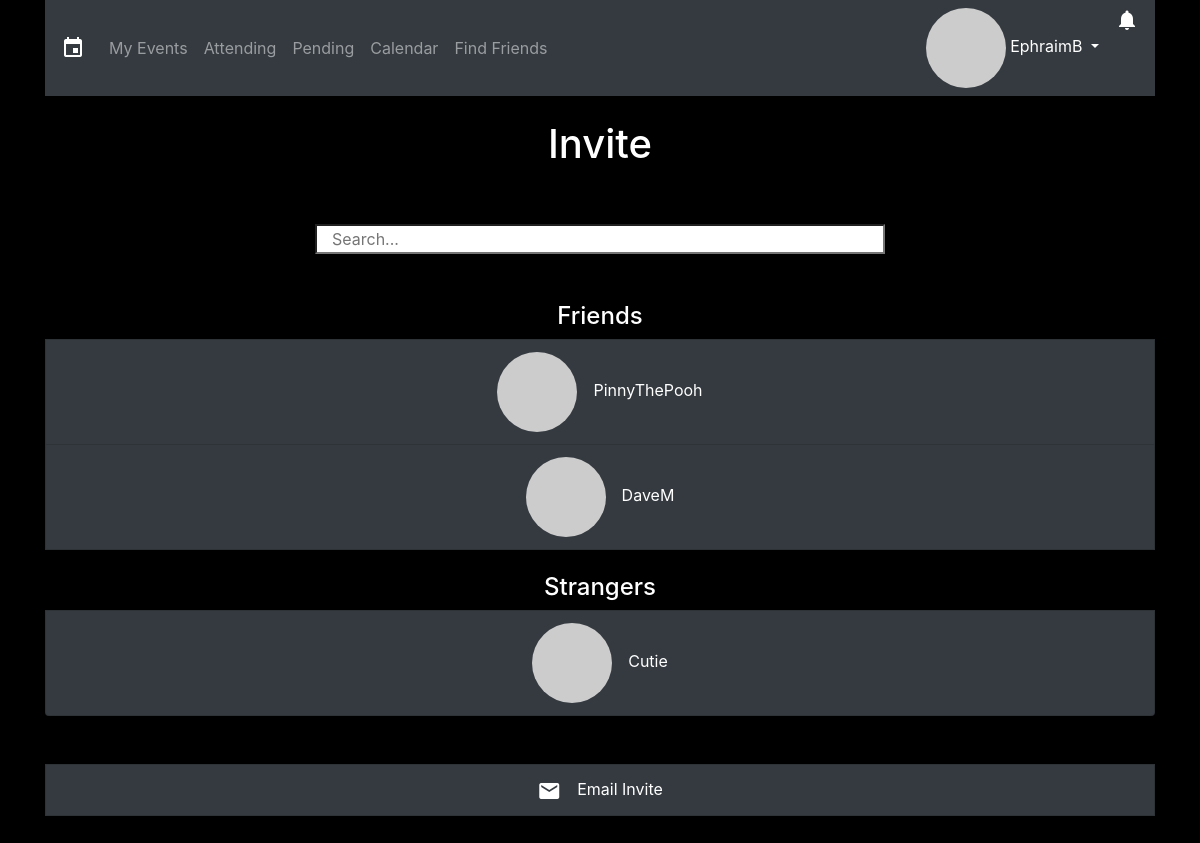
Page /invite.php (signed in) on the committed database.
### tables this page shows
CREATE TABLE `users` (
  `user_id` int(11) NOT NULL,
  `username` varchar(50) NOT NULL,
  `password` varchar(255) NOT NULL,
  `email` varchar(50) NOT NULL,
  `birthday` datetime DEFAULT NULL,
  `address` varchar(255) DEFAULT NULL,
  `createdAt` datetime NOT NULL,
  `lastLogin` datetime DEFAULT NULL,
  `darkTheme` tinyint(1) NOT NULL
);

### invite.php (the view, shortened to what this page needs)
<?php
global $link;
$event_id = $_GET['event_id'];
$session_username = $_SESSION['username'];
$emailQuery = "SELECT email FROM users WHERE username='$session_username'";
$emailResult = mysqli_query($link, $emailQuery);
$email = mysqli_fetch_array($emailResult)[0];
$email_hash = md5(strtolower(trim($email)));
$invitedUsers = [];
$usersFriends = [];
$session_user_id = $_SESSION['user_id'];
$allUsers_query = "SELECT * FROM users WHERE user_id<>'$session_user_id'";
$allUsers_result = mysqli_query($link, $allUsers_query);
$allUsersFriends_query = "SELECT * FROM users WHERE user_id<>'$session_user_id'";
$allUsersFriends_result = mysqli_query($link, $allUsersFriends_query);
$allUsersEmailQuery = "SELECT email FROM users WHERE user_id<>'$session_user_id'";
$allUsersEmailResult = mysqli_query($link, $allUsersEmailQuery);
$allFriendsEmailQuery = "SELECT email FROM users WHERE user_id<>'$session_user_id'";
$allFriendsEmailResult = mysqli_query($link, $allFriendsEmailQuery);
$allFriends_query = "SELECT * FROM friends LEFT OUTER JOIN users ON friends.friend_id=users.user_id WHERE friends.user_id='$session_user_id'";
$allFriends_result = mysqli_query($link, $allFriends_query);
$notificationsCount_query = "SELECT COUNT(*) FROM notifications WHERE user_id='$session_user_id' AND cleared=0";
$notificationsCount_result = mysqli_query($link, $notificationsCount_query);
$notifications = mysqli_fetch_array($notificationsCount_result)[0];
$darkTheme_query = "SELECT darkTheme FROM users WHERE user_id='$session_user_id'";
$darkTheme_result = mysqli_query($link, $darkTheme_query);
$darkTheme = mysqli_fetch_array($darkTheme_result)[0];
?>
<!DOCTYPE html>
<html>
  <head>
    <link rel="stylesheet" href="https://stackpath.bootstrapcdn.com/bootstrap/4.1.1/css/bootstrap.min.css">
    <link rel="stylesheet" href="css/style.css">
  </head>
	<?php
	if($darkTheme == 0){
	?>
  <body>
	<?php
	}
	else if($darkTheme == 1){
	?>
	<body style="background-color: black; color: white">
	<?php
	}
	?>
    <div class="container">
			<?php
			if($darkTheme == 0){
			?>
      	<nav class="navbar navbar-expand-lg navbar-light bg-light">
			<?php
			}
			else if($darkTheme == 1){
			?>
				<nav class="navbar navbar-expand-lg navbar-dark bg-dark">
			<?php
			}
			?>
        <span class="navbar-brand mb-0 h1 material-icons" style="font-size: 1.5rem;">event</span>
        <div class="collapse navbar-collapse" id="navbarSupportedContent">
          <ul class="navbar-nav mr-auto">
						<li class="nav-item">
							<a class="nav-link" href="index.php">My Events</a>
						</li>
						<li class="nav-item">
							<a class="nav-link" href="attending.php">Attending</a>
						</li>
						<li class="nav-item">
							<a class="nav-link" href="pending.php">Pending</a>
						</li>
						<li class="nav-item">
							<a class="nav-link" href="calendar.php?month=<?php echo date('m', strtotime("now")); ?>&day=<?php echo date('d', strtotime("now")); ?>&year=<?php echo date('Y', strtotime("now")); ?>">Calendar</a>
						</li>
						<li class="nav-item">
							<a class="nav-link" href="findFriends.php">Find Friends</a>
						</li>
          </ul>
          <ul class="navbar-nav mr-right">
            <div class="dropdown">
							<?php
							if($darkTheme == 0){
							?>
              	<a class="nav-item dropdown dropdown-toggle text-dark" href="#" role="button" id="dropdownMenuLink" data-toggle="dropdown" aria-haspopup="true" aria-expanded="false">
							<?php
							}
							else if($darkTheme == 1){
							?>
								<a class="nav-item dropdown dropdown-toggle text-white" href="#" role="button" id="dropdownMenuLink" data-toggle="dropdown" aria-haspopup="true" aria-expanded="false">
							<?php
							}
							if(!isset($_SESSION['facebookPicture'])){
							?>
								<img class="align-middle circle-img" src="https://www.gravatar.com/avatar/<?php echo $email_hash ?>?d=mp&s=30">&nbsp;<?php echo $_SESSION['username']; ?>
								<?php
								}
								?>
							</a>
            </div>
						<div class="dropdown">
							<?php
							if($notifications == 0){
								if($darkTheme == 0){
							?>
								<a class="nav-item dropdown text-dark material-icons" style="font-size: 1.5rem;" href="#" role="button" id="notificationsMenuLink" data-toggle="dropdown" aria-haspopup="true" aria-expanded="false">notifications_none</a>
								<?php
								}
								else if($darkTheme == 1){
								?>
									<a class="nav-item dropdown text-white material-icons" style="font-size: 1.5rem;" href="#" role="button" id="notificationsMenuLink" data-toggle="dropdown" aria-haspopup="true" aria-expanded="false">notifications_none</a>
								<?php
								}
								?>
							<div class="dropdown-menu dropdown-menu-right p-3" style="width: 300px" aria-labelledby="notificationsMenuLink">
								<p>No notifications.</p>
							</div>
							<?php
							}
							else{
								if($darkTheme == 0){
							?>
								<a class="nav-item dropdown text-dark material-icons" style="font-size: 1.5rem;" href="#" role="button" id="notificationsMenuLink" data-toggle="dropdown" aria-haspopup="true" aria-expanded="false">notifications</a>
								<?php
								}
								else if($darkTheme == 1){
								?>
									<a class="nav-item dropdown text-white material-icons" style="font-size: 1.5rem;" href="#" role="button" id="notificationsMenuLink" data-toggle="dropdown" aria-haspopup="true" aria-expanded="false">notifications</a>
								<?php
								}
								?>
							<?php
							}
							?>
						</div>
          </ul>
        </div>
      </nav>
      <br>
      <header>
        <h1 class="text-center">Invite</h1>
      </header>
      <main>
        <br>
        <br>
        <div class="row justify-content-center">
          <input type="search" class="col-10 col-lg-6" id="search" placeholder="Search..." onkeyup="filterFunction()">
        </div>
        <div class="list-group" id="listGroup">
        <br>
        <br>
					<?php
					while($friends = mysqli_fetch_array($allFriends_result)['username']){
							array_push($usersFriends, $friends);
						}
						echo '<h4 class="text-center">Friends</h4>';
						while($friend = mysqli_fetch_array($allUsersFriends_result)){
							$allFriendsUsername = $friend['username'];
	            $allFriendsEmail = mysqli_fetch_array($allFriendsEmailResult)[0];
							if(in_array($allFriendsUsername, $invitedUsers) == 0){
								$allFriendsEmail_hash = md5(strtolower(trim($allFriendsEmail)));
								if(in_array($allFriendsUsername, $usersFriends) == 1){
									if($darkTheme == 0){
          				?>
              			<a class="selectedUser list-group-item bg-light list-group-item-action text-center" href="selectUsers.php?selectedUser=<?php echo $allFriendsUsername ?>&selectedUserEmail_hash=<?php echo $allFriendsEmail_hash ?>&fromEvent_id=<?php echo $event_id ?>">
									<?php
									}
									else if($darkTheme == 1){
									?>
										<a class="selectedUser list-group-item bg-dark list-group-item-action text-center" href="selectUsers.php?selectedUser=<?php echo $allFriendsUsername ?>&selectedUserEmail_hash=<?php echo $allFriendsEmail_hash ?>&fromEvent_id=<?php echo $event_id ?>" style="color: white">
									<?php
									}
									?>
									<img class="align-middle circle-img" src="https://www.gravatar.com/avatar/<?php echo $allFriendsEmail_hash ?>?d=mp&s=30">&emsp;<span><?php echo $allFriendsUsername ?></span>
									</a>
          			<?php
          			}
							}
						}
						echo '<br>';
						echo '<h4 class="text-center">Strangers</h4>';
						while($user = mysqli_fetch_array($allUsers_result)){
							$allUsersUsername = $user['username'];
	            $allUsersEmail = mysqli_fetch_array($allUsersEmailResult)[0];
            	if(in_array($allUsersUsername, $invitedUsers) == 0){
              	$allUsersEmail_hash = md5(strtolower(trim($allUsersEmail)));
								if(in_array($allUsersUsername, $usersFriends) == 0){
									if($darkTheme == 0){
          				?>
              			<a class="selectedUser list-group-item bg-light list-group-item-action text-center" href="selectUsers.php?selectedUser=<?php echo $allUsersUsername ?>&selectedUserEmail_hash=<?php echo $allUsersEmail_hash ?>&fromEvent_id=<?php echo $event_id ?>">
									<?php
									}
									else if($darkTheme == 1){
									?>
										<a class="selectedUser list-group-item bg-dark list-group-item-action text-center" href="selectUsers.php?selectedUser=<?php echo $allUsersUsername ?>&selectedUserEmail_hash=<?php echo $allUsersEmail_hash ?>&fromEvent_id=<?php echo $event_id ?>" style="color: white">
									<?php
									}
									?>
									<img class="align-middle circle-img" src="https://www.gravatar.com/avatar/<?php echo $allUsersEmail_hash ?>?d=mp&s=30">&emsp;<span><?php echo $allUsersUsername ?></span>
									</a>
          		<?php
          		}
						}
					}
        ?>
        </div>
        <br>
        <br>
				<?php
					if($darkTheme == 0){
					?>
					<a class="list-group-item bg-light list-group-item-action text-center" data-toggle="modal" data-target="#emailInviteModal" href="#"><i class="material-icons align-text-top">email</i>&emsp;Email Invite</a>
					<?php
					}
					else if($darkTheme == 1){
					?>
					<a class="list-group-item bg-dark list-group-item-action text-center" data-toggle="modal" data-target="#emailInviteModal" href="#" style="color: white"><i class="material-icons align-text-top">email</i>&emsp;Email Invite</a>
	        <?php
					}
					?>
						<br>
						<br>
        </main>
				<br>
      </div>
  </body>
  </html>

### css/style.css (style rules this page uses)
.circle-img { border-radius: 50%; }
@media (min-width: 768px) { html { font-size: 1.5rem; } }
@media (min-width: 1024px) { html { font-size: 1rem; } }

### rows in the picture
users: username "PinnyThePooh"
users: username "DaveM"
users: username "Cutie"

### other values in the picture
$_SESSION['username'] "EphraimB"
